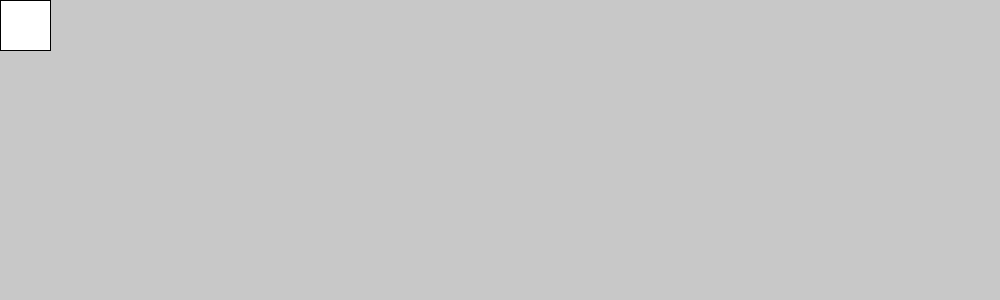
Frame 1 (no input)
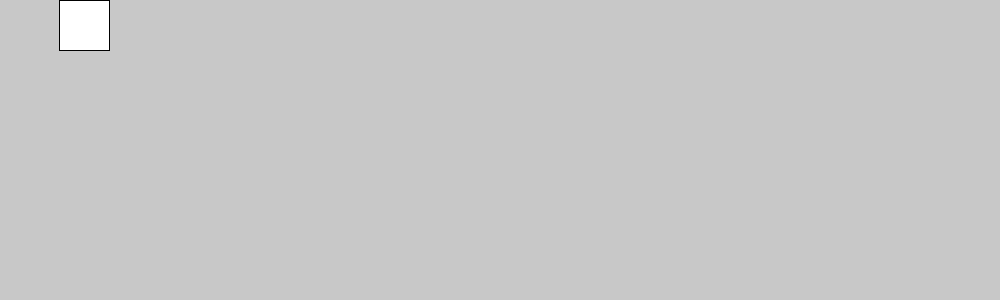
Frame 60 (the mouse pressed at the canvas centre just before this capture)
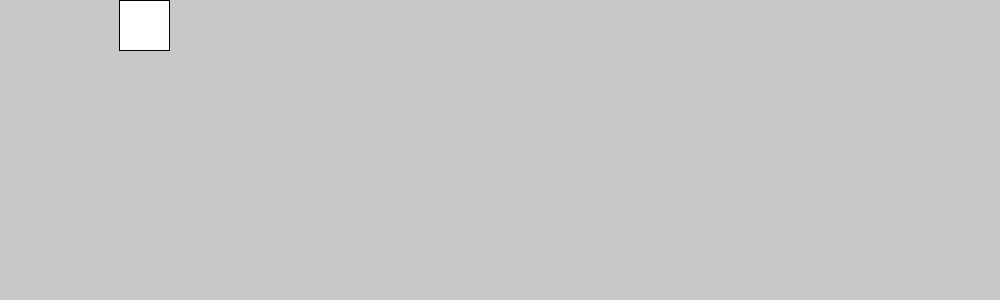
Frame 120 (the mouse held since frame 60 and released just before this capture)

The Processing sketch that drew these frames (run headless with seeded random() and noise(); from frame 60 on, the mouse is pressed at the canvas centre):

// Processing sketch: ejercicio_6
// ── ejercicio_6.pde
//ejercicio_6
float posx=0;
float posy=0;
float dirx=1;
float diry=0;
float tam =50;
void setup() {
  size(1000, 300);
}

void draw() {
  background(200);
  rect(posx, posy, tam, tam);
  // se entra a este if cuando la posicion de x llega al maximo del canvas
  if (posx > width - tam) {
    posx = width - tam;
    dirx = 0;
    diry = 1;
    println ("entro 1");
  } else if (posy > height - tam) {
    posy = height - tam;
    diry = 0;
    dirx = -1;
    println ("entro 2");
  } else if (posx < 0) {
    posx = 0;
    dirx = 0;
    diry = -1;
    println ("entro 3");
  } else if (posy < 0) {
    posy = 0;
    diry = 0;
    dirx = 1;
    println ("entro 4");
  }
  posx = posx + dirx;
  posy = posy + diry;
}
